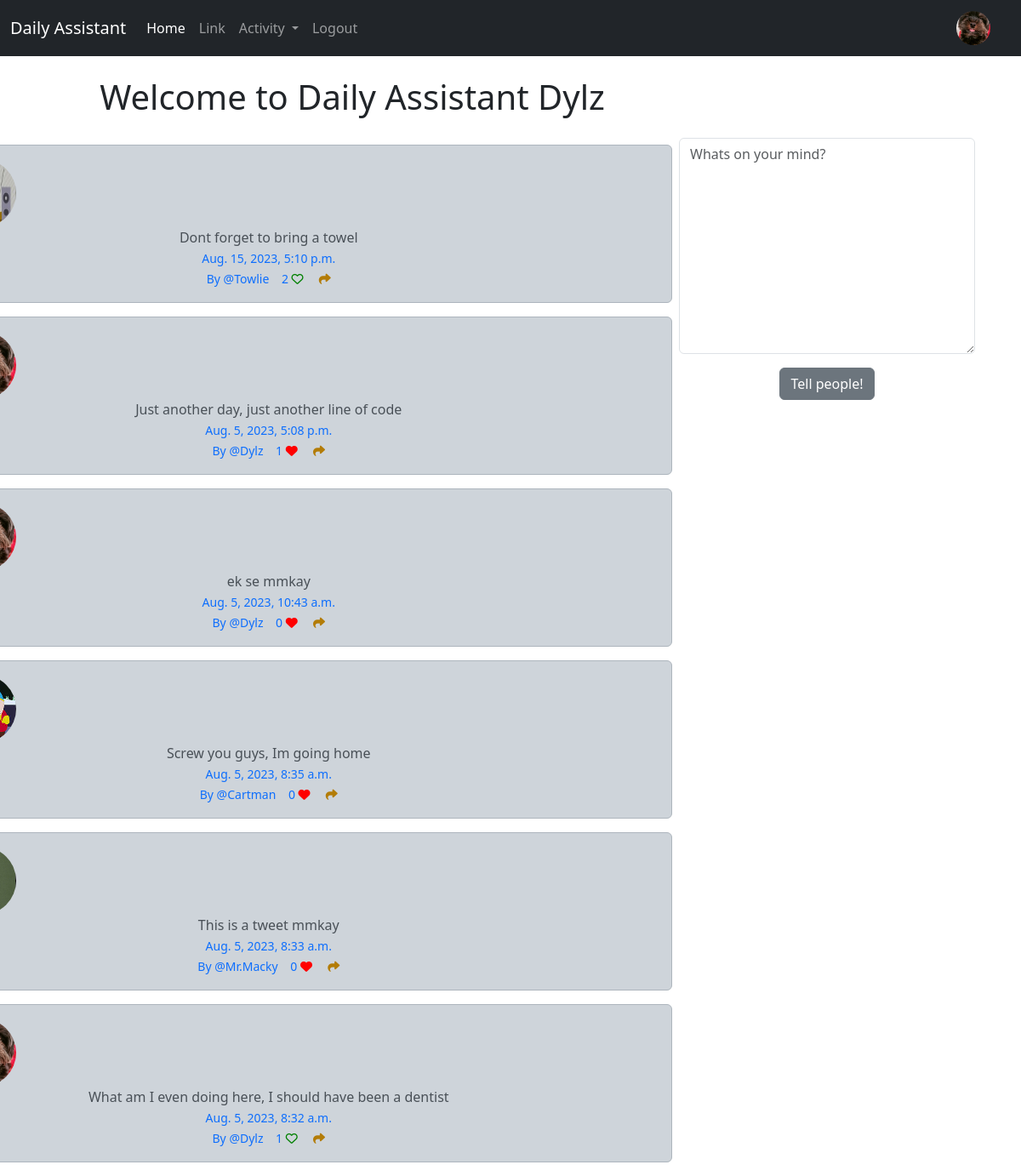
The app's page / (signed in) with its own data.
### socialapp/models.py (models this page shows, shortened)
class Profile(models.Model):
    user = models.OneToOneField(User, on_delete=models.CASCADE)
    follows = models.ManyToManyField("self",
        related_name="followed_by",
        symmetrical=False,
        blank=True)
    date_modified = models.DateTimeField(User, auto_now= True)
    profile_image = models.ImageField(null=True, blank=True, upload_to="images/")
    profile_bio = models.CharField(null=True, blank=True, max_length=500)
    website_link = models.CharField(null=True, blank=True, max_length=100)
    facebook_link = models.CharField(null=True, blank=True, max_length=100)
    instagram_link = models.CharField(null=True, blank=True, max_length=100)
    linkedin_link = models.CharField(null=True, blank=True, max_length=100)
    def __str__(self):
        return self.user.username

class Tweet(models.Model):
    user = models.ForeignKey(
        User, related_name = "tweets",
        on_delete= models.DO_NOTHING
        )
    body = models.CharField(max_length=200)
    created_at = models.DateTimeField(auto_now_add=True)
    likes = models.ManyToManyField(User, related_name= "tweet_like", blank=True)
    def number_of_likes(self):
        return self.likes.count()

### socialapp/views.py (the view, shortened to what this page needs)
# urls.py: path('', views.home, name='home'),
def home(request):
    if request.user.is_authenticated:
        form = TweetForm(request.POST or None)
        tweets = Tweet.objects.all().order_by("-created_at")
        return render(request, 'home.html', {"tweets":tweets, "form":form})
    else:
        tweets = Tweet.objects.all().order_by("-created_at")
        return render(request, 'home.html', {"tweets":tweets})

### socialapp/forms.py
class TweetForm(forms.ModelForm):
    body = forms.CharField(required=True,
                            widget=forms.widgets.Textarea(attrs={
                            "placeholder": "Whats on your mind?",
                            "class":"form-control",
                            }
                            ),
                            label="",
                        )
    class Meta:
        model = Tweet
        fields = '__all__'
        exclude = ("user","likes")

### socialapp/templates/home.html (shortened to what this page needs)
{% extends 'base.html' %}
{% load static %}
{% block content %}
    <div class="container text-center">
        <div class = "row">
            <div class="col-8">
    {% if user.profile %}
        <h1>Welcome to Daily Assistant {{user.profile}}</h1>
    {% else %}
        <h1>Welcome to Daily Assistant</h1>
    {% endif %}
<br/>
    {% for tweet in tweets %}
        <div class="alert alert-dark" role="alert" style="width: 55rem; right: 20%;">
            <div class="container">
                <div class="row">
                    <div class="col-1">
                        {% if tweet.user.profile.profile_image %}
                            <img src="{{ tweet.user.profile.profile_image.url }}" width="80px" height="80px"  class="rounded-circle" alt="{{profile.user.username}}">
                        {% else %}
                            <img src="{% static 'images/default_profile_pic.png' %}" width="50" height="50" class="rounded-circle" alt="{{profile.user.username}}">
                        {% endif %}
                    </div>
                </div>
                    <div class="col-11">
                        {{ tweet.body }}<br/>
                        <small class="text-primary">
                             {{tweet.created_at}} <br/>
                            By @{{tweet.user.username}}
                                   {{tweet.number_of_likes}}
                                {% if user in tweet.likes.all %}
                                <a href="{% url 'tweet_like' tweet.id %}">
                                    <i class="fa solid fa-heart-o" style="color: green"></i></a>
                            {% else %}
                                <a href="{% url 'tweet_like' tweet.id %}">
                                  <i class="fa-solid fa-heart" style="color:red"></i></a>
                            {% endif %}
                            <a href="{% url 'tweet_show' tweet.id %}">
                            <i class="fa-solid fa-share" style="color: rgb(179, 124, 7)"></i></a>
                        </small>
                    </div>
            </div>
        </div>
    {% endfor %}
</div>
<div class="col-4">
        <br/><br/><br/>
{% if form %}
<form method=POST>
    {{ form.as_p }}
    <button type="submit" class="btn btn-secondary">Tell people!</button>
</form>
{% endif %}
</div>
{% endblock %}

### socialapp/templates/navbar.html (shortened to what this page needs)
{% load static %}
<nav class="navbar navbar-expand-lg bg-dark navbar-dark">
    <div class="container-fluid">
      <a class="navbar-brand" href="{% url 'home' %}">Daily Assistant</a>
      <div class="collapse navbar-collapse" id="navbarSupportedContent">
        <ul class="navbar-nav me-auto mb-2 mb-lg-0">
          {% if user.is_authenticated %}
          <li class="nav-item">
            <a class="nav-link active" aria-current="page" href="{% url 'home' %}">Home</a>
          </li>
          <li class="nav-item">
            <a class="nav-link" href="#">Link</a>
          </li>
          <li class="nav-item dropdown">
            <a class="nav-link dropdown-toggle" href="#" role="button" data-bs-toggle="dropdown" aria-expanded="false">Activity
            </a>
          </li>
          <li class="nav-item">
            <a class="nav-link"
            href="{% url 'logout' %}">Logout</a>
          </li>
        </ul>
          {% endif %}
          {% if user.is_authenticated %}
          <ul class="navbar-nav ml-auto">
            <li class="nav-link navbar-brand">
              <a href="{% url 'profile' request.user.id %}">
  {% if user.profile.profile_image %}
  <img src="{{ user.profile.profile_image.url }}" class="rounded-circle" width=40>
  {% else %}
      <img src="{% static 'images/default_none.jpg' %}" class="rounded-circle" alt="Profile Image"     width=40>
  {% endif %}
              </a>
            </li>
          </ul>
          {% endif %}
      </div>
    </div>
  </nav>

### records on screen
Tweet: user.profile.profile_image (picture), body "Dont forget to bring a towel", created_at "Aug. 15, 2023, 5:10 p.m.", user.username "Towlie", number_of_likes "2"
Tweet: user.profile.profile_image (picture), body "Just another day, just another line of code", created_at "Aug. 5, 2023, 5:08 p.m.", user.username "Dylz", number_of_likes "1"
Tweet: user.profile.profile_image (picture), body "ek se mmkay", created_at "Aug. 5, 2023, 10:43 a.m.", user.username "Dylz", number_of_likes "0"
Tweet: user.profile.profile_image (picture), body "Screw you guys, Im going home", created_at "Aug. 5, 2023, 8:35 a.m.", user.username "Cartman", number_of_likes "0"
Tweet: user.profile.profile_image (picture), body "This is a tweet mmkay", created_at "Aug. 5, 2023, 8:33 a.m.", user.username "Mr.Macky", number_of_likes "0"
Tweet: user.profile.profile_image (picture), body "What am I even doing here, I should have been a dentist", created_at "Aug. 5, 2023, 8:32 a.m.", user.username "Dylz", number_of_likes "1"

### other values on screen
{{ user.profile }} "Dylz"
